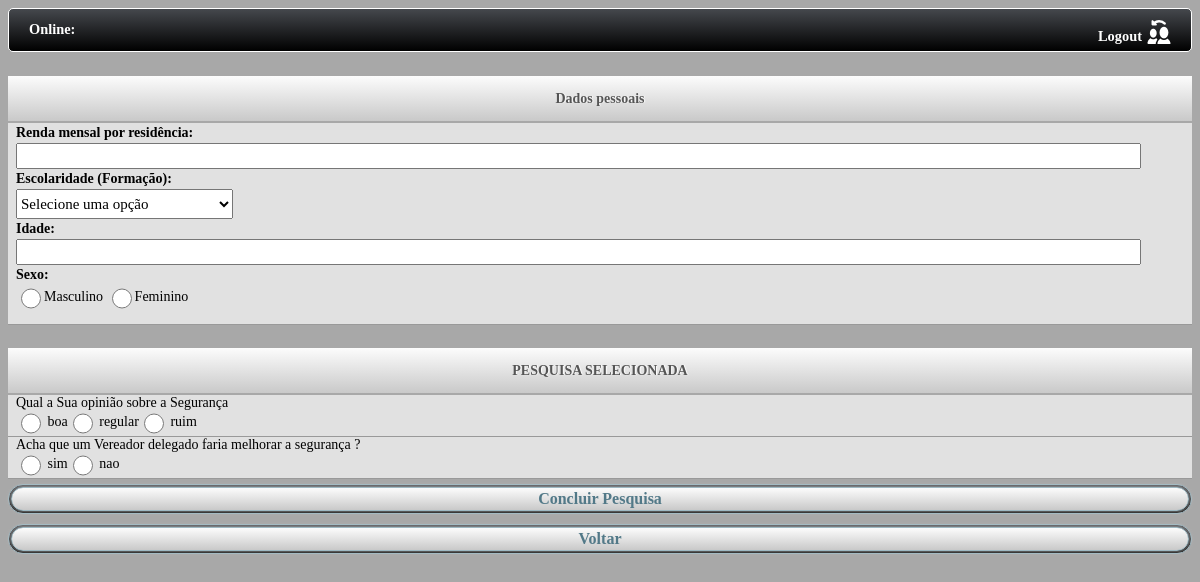
The app's page /php/pesqSelecionada.php?cd=1 with its own data.
### tables this page shows
create table pergunta 
(
cd_pergunta int not null,
nm_pergunta varchar(100) not null,
cd_pesquisa int not null,

constraint pk_pergunta primary key (cd_pergunta,cd_pesquisa),
constraint fk_pergunta_pesquisa	foreign key (cd_pesquisa) references pesquisa (cd_pesquisa)
);

create table alternativa
(
cd_alternativa int not null,
nm_alternativa varchar(90),
cd_pergunta int not null,

constraint pk_alternativa primary key (cd_alternativa),
constraint fk_alternativa_pergunta foreign key (cd_pergunta) references pergunta (cd_pergunta)
);

### php/pesqSelecionada.php (the view, shortened to what this page needs)
<!doctype html>
<html>
<head>
<link href="../css/estilo_pesqSelecionada.css" rel="stylesheet" type="text/css">
</head>
<body>
<div id="barraUsuario"><b>Online:</b> <span id="user_logado"></span>
	<div id="logout"><b>Logout </b>
        <div id="imgLogout"><img src="../imgs/ico_logout.png"></div>
    </div>
</div>
<div id="boxDadosPessoais">Dados pessoais</div>
    <div class="dados" id="dados1"><b>Renda mensal por residência:</b><br>
    	<input type="text" name="txtRenda" class="txtDados" maxlength="10" id='renda' onkeypress='return SomenteNumero(event)'><br>
        <b>Escolaridade (Formação):</b><br>
        <select size="1" name="cbEscolaridade" class="combobox" id="cbEscolaridade">
            <option selected value="Selecione">Selecione uma opção</option>
        </select><br>
        <b>Idade:</b><br>
        <input type="text" name="txtIdade"  id="idade" class="txtDados" size="10" maxlength="3" onkeypress='return SomenteNumero(event)'><br>
        <b>Sexo:</b><br>
        <input type="radio" name="rbSexo"  class="radio" id="true">Masculino
        <input type="radio" name="rbSexo"  class="radio" id="false">Feminino
    </div>
<div id="boxTitulo">PESQUISA SELECIONADA</div>
<div id="lista_pgts">
<?php
$cd=$_GET["cd"];
$sql = mysql_query("SELECT * FROM `sigcel`.`pergunta` WHERE cd_pesquisa = $cd");
while($per = mysql_fetch_array($sql))
{
	echo "<div class=\"pgts\" id=\"$per[cd_pergunta]\">".$per["nm_pergunta"]."<br>";
	$cmdAlternativa = mysql_query("select nm_alternativa from alternativa where cd_pergunta = $per[cd_pergunta]");
	while($alt = mysql_fetch_array($cmdAlternativa))
	{
		echo "<input type=\"radio\" id=\"$per[cd_pergunta]\" name=\"$per[cd_pergunta]\" class=\"radio\" value=\"$per[nm_pergunta]\"> $alt[nm_alternativa]";
	}
	echo"</div>";
}
?>
</div>
<div id="clear"></div>
<div id="boxBotaoSalvar">
    <div id="botaoSalvar"><center>Concluir Pesquisa</center></div>
</div><br>
<div id="boxBotao">
    <div id="botaoVoltar"><center>Voltar</center></div>
</div>
</body>
</html>

### records on screen
pergunta: nm_pergunta "Qual a Sua opinião sobre a Segurança"
alternativa: nm_alternativa "boa"
alternativa: nm_alternativa "regular"
alternativa: nm_alternativa "ruim"
pergunta: nm_pergunta "Acha que um Vereador delegado faria melhorar a segurança ?"
alternativa: nm_alternativa "sim"
alternativa: nm_alternativa "nao"
